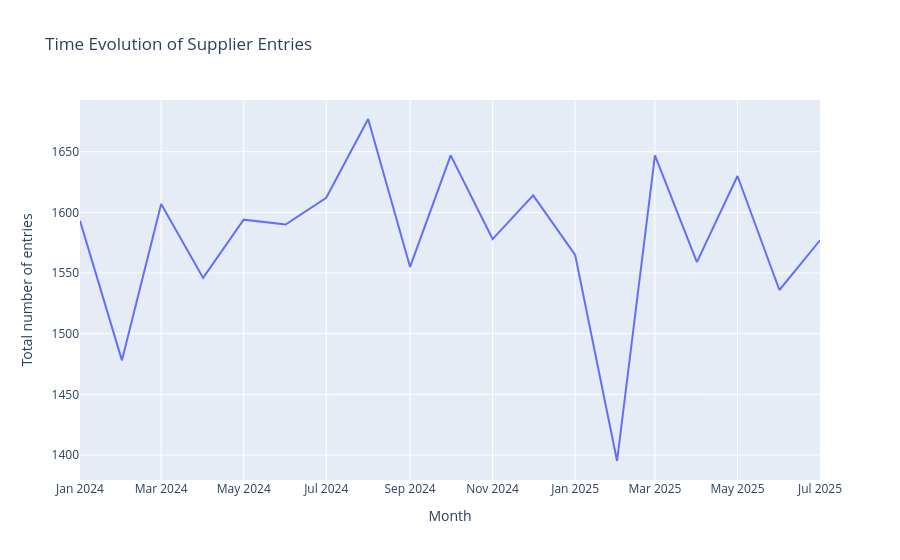

Here is the notebook cell this chart was saved with:
### Markdown cell above
### Time Evolution of Supplier Entries

### Code cell
fig = px.line(
    entry_frequency, 
    x='year_month', 
    y='total_entries', 
    title='Time Evolution of Supplier Entries',
    labels={'year_month': 'Month', 'total_entries': 'Total number of entries'}
)

fig.show()

### Figure 1 — Plotly figure (JSON) as saved in the notebook; plotly's stock layout.template omitted (floating-point values rounded to 4 significant figures)
{"data": [{"hovertemplate": "Month=%{x}<br>Total number of entries=%{y}<extra></extra>", "legendgroup": "", "line": {"color": "#636efa", "dash": "solid"}, "marker": {"symbol": "circle"}, "mode": "lines", "name": "", "orientation": "v", "showlegend": false, "type": "scatter", "x": ["2024-01", "2024-02", "2024-03", "2024-04", "2024-05", "2024-06", "2024-07", "2024-08", "2024-09", "2024-10", "2024-11", "2024-12", "2025-01", "2025-02", "2025-03", "2025-04", "2025-05", "2025-06", "2025-07"], "xaxis": "x", "y": [1593, 1478, 1607, 1546, 1594, 1590, 1612, 1677, 1555, 1647, 1578, 1614, 1565, 1395, 1647, 1559, 1630, 1536, 1577], "yaxis": "y"}], "layout": {"legend": {"tracegroupgap": 0}, "title": {"text": "Time Evolution of Supplier Entries"}, "xaxis": {"anchor": "y", "domain": [0, 1], "title": {"text": "Month"}}, "yaxis": {"anchor": "x", "domain": [0, 1], "title": {"text": "Total number of entries"}}}}
